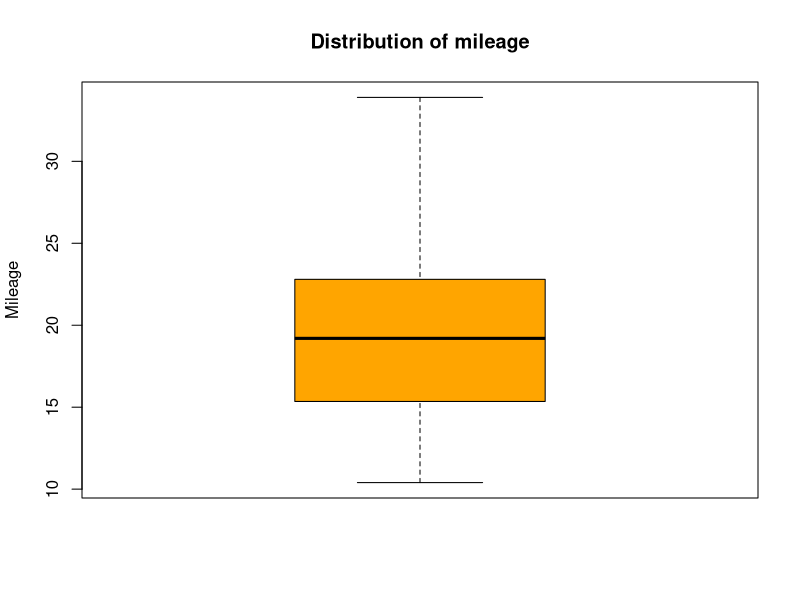

The R script that drew this image: (Note: this script raises an error after producing the figure.)
mtcars
a<-(mtcars$mpg)
boxplot(a,main="Distribution of mileage",ylab="Mileage",col="orange")

or

boxplot(mtcars$mpg,main="Distribution of mileage",ylab="Mileage",col="orange")
